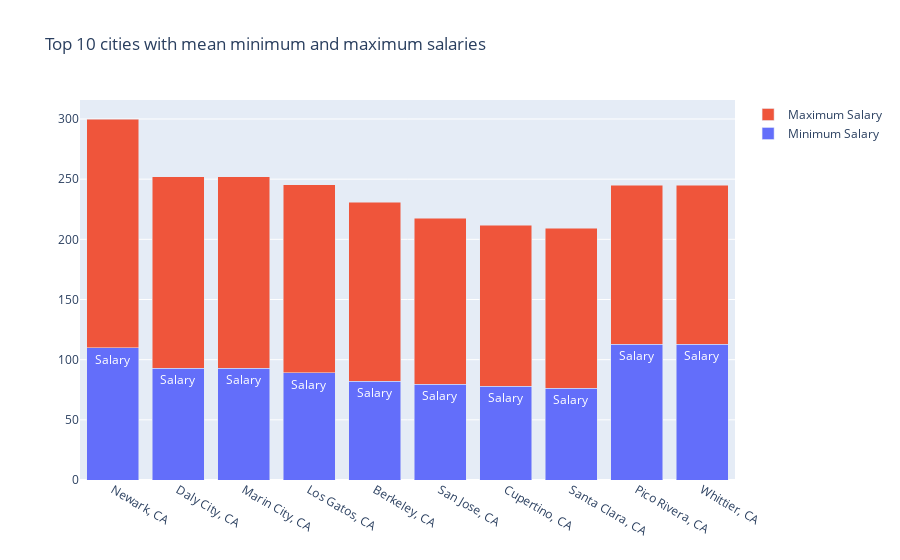

Notebook cell for this chart:
### Markdown cell above
Here, we have the top 10 cities with highest mean maximum salaries. Let us depict this through a visualisation.

### Code cell
fig3=go.Figure()
fig3.add_trace(go.Bar(x=df_salaries.index,y=df_salaries['Min_Salary'],name='Minimum Salary'))
fig3.add_trace(go.Bar(x=df_salaries.index,y=df_salaries['Max_Salary'],name='Maximum Salary'))

fig3.update_layout(title='Top 10 cities with mean minimum and maximum salaries',barmode='stack')

### Figure 1 — Plotly figure (JSON) as saved in the notebook; plotly's stock layout.template omitted (floating-point values rounded to 4 significant figures)
{"data": [{"name": "Minimum Salary", "text": "Salary", "type": "bar", "x": ["Newark, CA", "Daly City, CA", "Marin City, CA", "Los Gatos, CA", "Berkeley, CA", "San Jose, CA", "Cupertino, CA", "Santa Clara, CA", "Pico Rivera, CA", "Whittier, CA"], "y": [110, 93, 93, 89.33, 82, 79.42, 77.77, 76.18, 113, 113]}, {"name": "Maximum Salary", "type": "bar", "x": ["Newark, CA", "Daly City, CA", "Marin City, CA", "Los Gatos, CA", "Berkeley, CA", "San Jose, CA", "Cupertino, CA", "Santa Clara, CA", "Pico Rivera, CA", "Whittier, CA"], "y": [190, 159, 159, 156, 149, 138.3, 134, 133.1, 132, 132]}], "layout": {"barmode": "stack", "title": {"text": "Top 10 cities with mean minimum and maximum salaries"}}}
